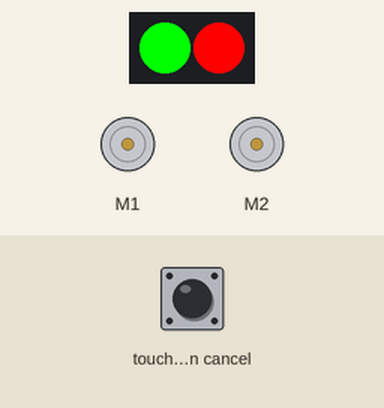
The program below on a simulated MicroPython board. On the bench: 2 × DC motor (green arrow = forward, orange = backward, longer = faster), 2 RGB LEDs in strip order, left to right. The test bench sets the inputs (shaded band); at power-on: touch button cancel LOW.

Above: at 2.6 s.
2.7 s: touch button cancel pulled HIGH for 0.15 s
At 2.85 s:
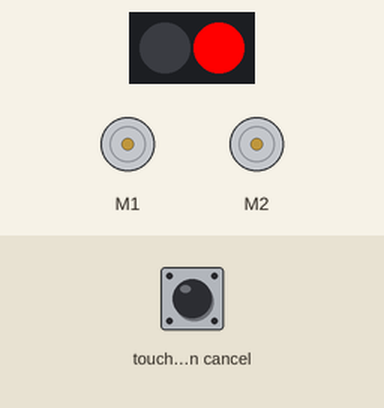
4.5 s: touch button cancel pulled HIGH for 1 s
At 5.7 s:
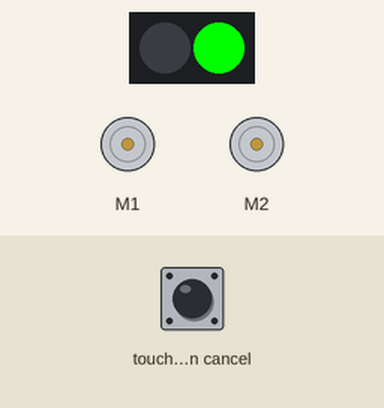
Timing chart, 0 to 7.5 s (numbered marks = the images above; inputs shaded):
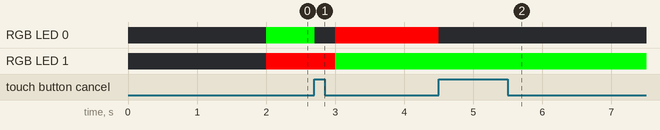

Measured:
- after the input at 4.5 s, RGB LED 0: RGB(255, 0, 0) → off at once

The program:

interrupt.py
```python
# generated by mBlock5 for Arduino Alvik
# by Scuola di Robotica (scuoladirobotica.it)
# codes make you happy

import sys
from arduino_alvik import ArduinoAlvik
from time import sleep_ms
import time

# Event handlers
def when_cancel_pressed():
    global robot, stop_line_follower, KeepLooping

    robot.left_led.set_color(0, 0, 0)
    robot.left_led.set_color(0, 0, 0)
    KeepLooping = 0
    robot.stop()

# Initialization
robot = ArduinoAlvik()

# setup button cancel press events
robot.__on_touch_cancel_callbacks = []
def on_touch_cancel_call():
    global robot
    for callback in robot.__on_touch_cancel_callbacks:
        callback()
robot.on_touch_cancel_pressed(on_touch_cancel_call)
robot.__on_touch_cancel_callbacks.append(when_cancel_pressed)
robot.begin()

# initialize variables
KeepLooping = 0

# Program
def main():
    global robot, stop_line_follower, KeepLooping

    KeepLooping = 1
    while KeepLooping == 1:
      robot.right_led.set_color(1,0,0)
      robot.left_led.set_color(0,1,0)
      time.sleep(1)
      robot.left_led.set_color(1,0,0)
      robot.right_led.set_color(0,1,0)
      time.sleep(1)

main()
```
